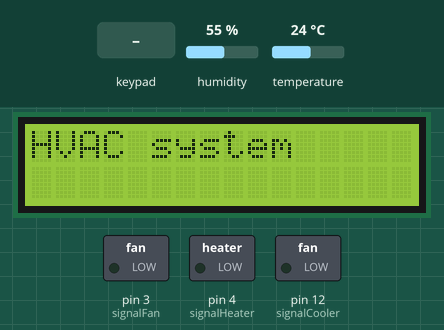
A sketch run on a simulated Arduino Uno, built with avr-gcc and run on an emulated ATmega328P. Parts: 16×2 character LCD, switched loads named in the sketch (green lamp = pin HIGH). Inputs (shaded band) come from the test bench; at power-on: humidity 55 %, temperature 24 °C. What the sketch prints to the serial monitor is not drawn.

Above: at 1.2 s.
1.3 s: key '*' pressed
At 2.5 s:
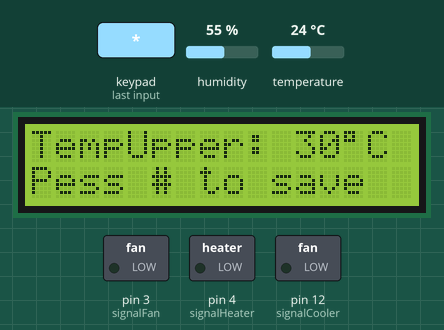
3.5 s: keypad keys 1 1 1 0 9 # pressed 0.589 s apart
At 9.8 s:
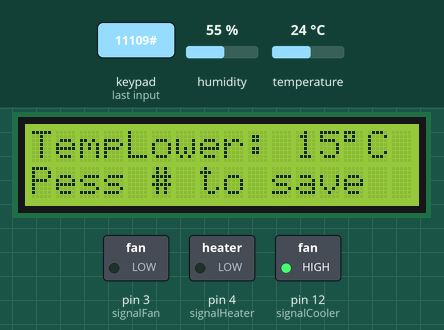
10.7 s: keypad keys 8 7 6 5 # pressed 0.589 s apart
At 16.0 s:
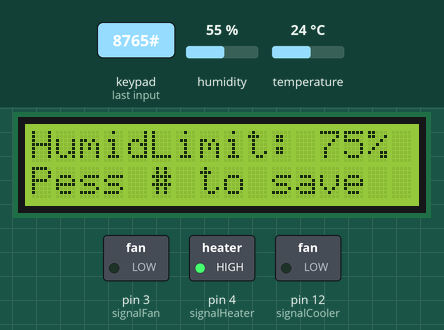
16.8 s: humidity set to 74 %
20.6 s: humidity set to 77 %
At 23.9 s:
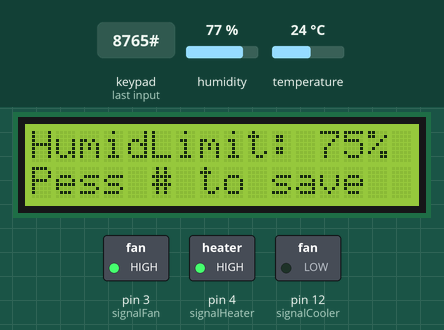
25.0 s: key '#' pressed
At 28.1 s:
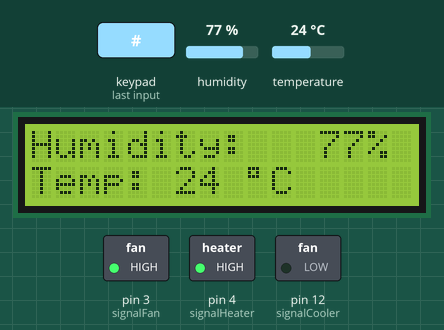
Timing chart, 0 to 29.4 s (numbered marks = the images above; inputs shaded):
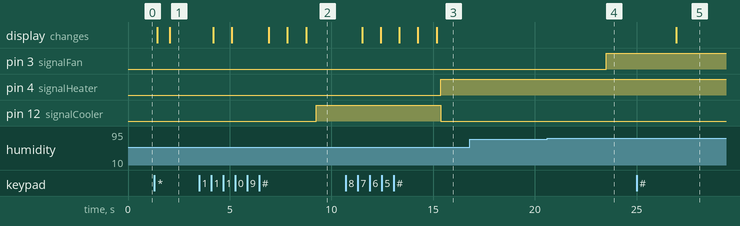

The sketch:

RTOS.ino
```cpp
#include <Arduino_FreeRTOS.h>
#include <DHT11.h>
#include <LiquidCrystal.h>
#include <Keypad.h>
// #include <Arduino.h>
#define portCHAR		char
int signalFan = 3;
int signalHeater = 4;
int signalCooler = 12;
int tempUpperLimit = 30;
int tempLowerLimit = 15;
int humidLimit = 75;
int state = 0;
LiquidCrystal lcd(2, A5, A4, A3, A2, A1);

const byte ROWS = 4;
const byte COLS = 3;

char keys[ROWS][COLS] = {
  {'1','2','3'},
  {'4','5','6'},
  {'7','8','9'},
  {'*','0','#'}
};

byte pin_rows[ROWS] = {8, 7, 6, 5};
byte pin_cols[COLS] = {11, 10, 9};

Keypad keypad = Keypad(makeKeymap(keys), pin_rows, pin_cols, ROWS, COLS);
DHT11 dht(A0);

void TaskControl(void *pvParameters);
void TaskDisplay(void *pvParameters);


void setup() {
  lcd.begin(16, 2);
  lcd.setCursor(0, 0);
  lcd.print("HVAC system");
  pinMode(signalFan, OUTPUT);
  pinMode(signalHeater, OUTPUT);
  pinMode(signalCooler, OUTPUT);
  Serial.begin(9600);

  xTaskCreate(
    TaskControl
    , (const portCHAR *)"Control"
    , 128
    , NULL
    , 2
    , NULL
  );
  xTaskCreate(
    TaskDisplay
    , (const portCHAR *)"Display"
    , 128
    , NULL
    , 3
    , NULL
  );


  vTaskStartScheduler();
}
void loop() {
}

void TaskControl(void *pvParameters) {
  (void) pvParameters;
  int temperature;
  int humidity;
  for(;;) {
    Serial.println("TaskControl");
    humidity = dht.readHumidity();
    temperature = dht.readTemperature();
    if (isnan(temperature) || isnan(humidity)) {
    } else {
      if (temperature < tempLowerLimit) {
        digitalWrite(signalHeater, HIGH);
        digitalWrite(signalCooler, LOW);
      } else if (temperature > tempUpperLimit) {
        digitalWrite(signalHeater, LOW);
        digitalWrite(signalCooler, HIGH);
      } else {
        digitalWrite(signalHeater, LOW);
        digitalWrite(signalCooler, LOW);
      }

      if (humidity > humidLimit) {
        digitalWrite(signalFan, HIGH);
      } else {
        digitalWrite(signalFan, LOW);
      }
    }
    vTaskDelay( 1000 / portTICK_PERIOD_MS );
  }
}

void TaskDisplay(void *pvParameters) {
  (void) pvParameters;
  int temperature = 0;
  int humidity = 0;
  char customKey;
  int digit = -1;
  int contemp = -1;
  for(;;) {
    customKey = keypad.getKey();
    switch(state) {
      case 0: {
        vTaskDelay(20);
        if (customKey && customKey == '*') {
          Serial.println(customKey);
          ++state;
        }
        else {
          humidity = dht.readHumidity();
          temperature = dht.readTemperature();
          if (isnan(temperature) || isnan(humidity)) {
          }
          else {
          lcd.clear();
          lcd.setCursor(0, 0);
          lcd.print("Humidity: ");
          lcd.setCursor(12, 0);
          lcd.print(round(humidity));
          lcd.print("%");
          lcd.setCursor(0, 1);
          lcd.print("Temp: ");
          lcd.print(round(temperature));
          lcd.setCursor(9, 1);
          lcd.print( (char)223);
          lcd.print("C");
          }
        }
        break;
      };

      case 1: {
        vTaskDelay( 20);
        if (customKey && customKey == '*') {
          contemp = -1;
          digit = -1;
          state = 0;
        } else if (customKey && customKey == '#') {
          if (contemp >= 0) {
            tempUpperLimit = contemp;
          }
          contemp = -1;
          digit = -1;
          state = 2;
        } else if (customKey && customKey != '*' && customKey != "#") {
          if (digit <= 0) {
            digit = (int) customKey - 48;
            contemp = digit;
            continue;
          } else {
            contemp = digit * 10 + ((int) customKey - 48);
          }
        }
        else {
          lcd.clear();
          lcd.setCursor(0, 0);
          lcd.print("TempUpper: ");
          if (contemp >= 0) {
            lcd.print(contemp);
          } else {
            lcd.print(tempUpperLimit);
          }
          lcd.setCursor(13, 0);
          lcd.print( (char)223);
          lcd.print("C");
          lcd.setCursor(0, 1);
          lcd.print("Pess # to save");
        }
        break;
      };

      case 2: {
        vTaskDelay( 20);
        if (customKey && customKey == '*') {
          contemp = -1;
          digit = -1;
          state = 1;
        } else if (customKey && customKey == '#') {
          if (contemp >= 0) {
            tempLowerLimit = contemp;
          }
          contemp = -1;
          digit = -1;
          state = 3;
        } else if (customKey && customKey != '*' && customKey != "#") {
          if (digit <= 0) {
            digit = (int) customKey - 48;
            contemp = digit;
            continue;
          } else {
            contemp = digit * 10 + ((int) customKey - 48);
        }
        }else {
          lcd.clear();
          lcd.setCursor(0, 0);
          lcd.print("TempLower: ");
          if (contemp >= 0) {
            lcd.print(contemp);
          } else {
            lcd.print(tempLowerLimit);
          }
          lcd.setCursor(13, 0);
          lcd.print( (char)223);
          lcd.print("C");
          lcd.setCursor(0, 1);
          lcd.print("Pess # to save");
        }
        break;
      };

      case 3: {
        vTaskDelay( 20);
        if (customKey && customKey == '*') {
          contemp = -1;
          digit = -1;
          state = 2;
        } else if (customKey && customKey == '#') {
          if (contemp >= 0) {
            humidLimit = contemp;
          }
          contemp = -1;
          digit = -1;
          state = 0;
        } else if (customKey && customKey != '*' && customKey != "#") {
          if (digit <= 0) {
            digit = (int) customKey - 48;
            contemp = digit;
            continue;
          } else {
            contemp = digit * 10 + ((int) customKey - 48);
        }
        }else {
          lcd.clear();
          lcd.setCursor(0, 0);
          lcd.print("HumidLimit: ");
          lcd.setCursor(12, 0);
          if (contemp >= 0) {
            lcd.print(contemp);
          } else {
            lcd.print(humidLimit);
          }
          lcd.print("%");
          lcd.setCursor(0, 1);
          lcd.print("Pess # to save");
        }
      };
      break;
      default: {

      }

    }
  }
}
```

Measured:
- the behaviour switches between 75 and 76 % on humidity (found by bisection; images 3 and 4)
- after the input at 1.3 s, the display: first differs from a run without the input after 0.74 s (image 1)
- after the input at 3.5 s, pin 12 (signalCooler): LOW → HIGH after 5.8 s; the display: first changes after 0.68 s (image 2 shows a later state)
- after the input at 10.7 s, pin 4 (signalHeater): LOW → HIGH after 4.7 s; pin 12 (signalCooler): HIGH → LOW after 4.7 s; the display: first changes after 0.81 s (image 3 shows a later state)
- after the input at 16.8 s, every drawn part: stays the same
- after the input at 20.6 s, pin 3 (signalFan): LOW → HIGH after 2.9 s
- after the input at 25.0 s, the display: changes after 2.0 s (image 5)
